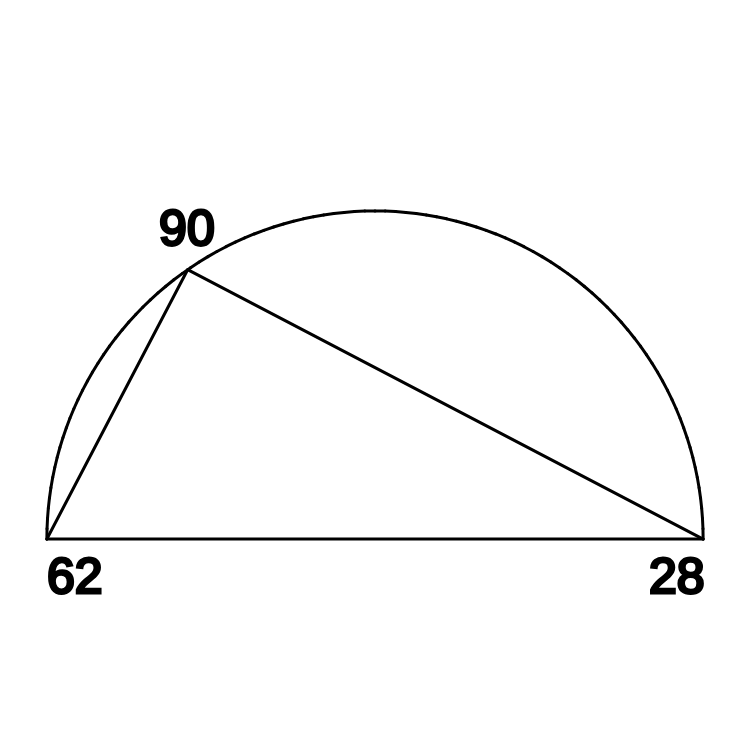
Frame 1 (no input)
Frame 60 (no input): identical to frame 1, image omitted
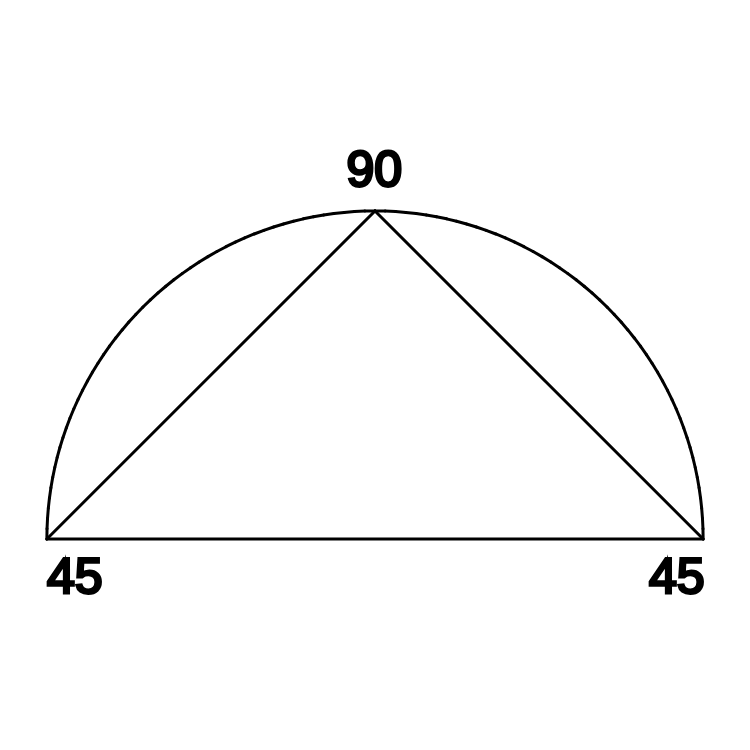
Frame 120 (the mouse pressed at the canvas centre since frame 60)

The p5.js sketch that drew these frames (run headless with seeded random() and noise() and a simulated clock; from frame 60 on, the mouse is pressed at the canvas centre):

// p5.js sketch
// ── sketch.js
let btn = document.querySelector("button");
let halfX;
let halfY;
let points = 50;
let scale;
let darkTheme = false;

function Click() {
  if (!darkTheme) {
    btn.innerHTML = "dark theme";
    darkTheme = true;
  } else {
    btn.innerHTML = "light theme";
    darkTheme = false;
  }
  console.log(darkTheme);
}

function setup() {
  createCanvas(750, 750);
  halfX = width / 2;
  halfY = height / 2;
  scale = halfX - halfX / 8;
  frameRate(144);
}

function draw() {
  if (!darkTheme) {
    background(255);
    stroke(0);
  } else {
    background(0);
    stroke(255);
  }
  strokeWeight(3);
  
  push();
  translate(width / 2, height / 2 + scale / 2);
  for(let j = 0; j < points; j++) {
    line(scale * cos(HALF_PI / points * j), -scale * sin(HALF_PI / points * j), scale * cos(HALF_PI / points * (j + 1)), -scale * sin(HALF_PI / points * (j + 1)));
    line(-scale * cos(HALF_PI / points * j), -scale * sin(HALF_PI / points * j), -scale * cos(HALF_PI / points * (j + 1)), -scale * sin(HALF_PI / points * (j + 1)));
  }
  line(scale * cos(0), scale * sin(0), -scale * cos(0), scale * sin(0));
  pop();
  let cY = abs(mouseY - (height / 2 + scale / 2));
  let cX = mouseX - halfX;
  let ipo = sqrt(cX**2 + cY**2); 
  let angle = asin(cY / ipo);
  line(halfX - scale, height / 2 + scale / 2, halfX + scale * cos(angle) * Sign(cX), height / 2 + scale / 2 - scale * sin(angle));
  line(halfX + scale, height / 2 + scale / 2, halfX + scale * cos(angle) * Sign(cX), height / 2 + scale / 2 - scale * sin(angle));
  let c11 = scale * cos(angle) * Sign(cX) + scale;
  let c2 = scale * sin(angle);
  let ipo1 = sqrt(c11**2 + c2**2);
  let a1 = asin(c2 / ipo1);
  //console.log("c1: " + c11 + "c2: " + c2 + "ipo: " + ipo1 + "a1: " + degrees(a1));
  let c12 = abs(scale * cos(angle) * Sign(cX) - scale);
  let ipo2 = sqrt(c12**2 + c2**2);
  let a2 = asin(c2 / ipo2);
  //console.log("c1: " + c12 + "c2: " + c2 + "ipo: " + ipo2 + "a1: " + a2);
  textSize(height / 15);
  text(round(degrees(a1)), halfX - scale, height / 2 + scale / 2 + halfY / 7);
  text(round(degrees(a2)), halfX + scale / 20 * 16.7, height / 2 + scale / 2 + halfY / 7);
  text(round(180 - (degrees(a1) + degrees(a2))), halfX + scale * cos(angle) * Sign(cX) - scale / 11.5, height / 2 + scale / 2 - scale * sin(angle) - halfY / 15);
}

function Sign(num) {
  if (isNaN(num / abs(num))) { return 1; }
  return num / abs(num);
}
